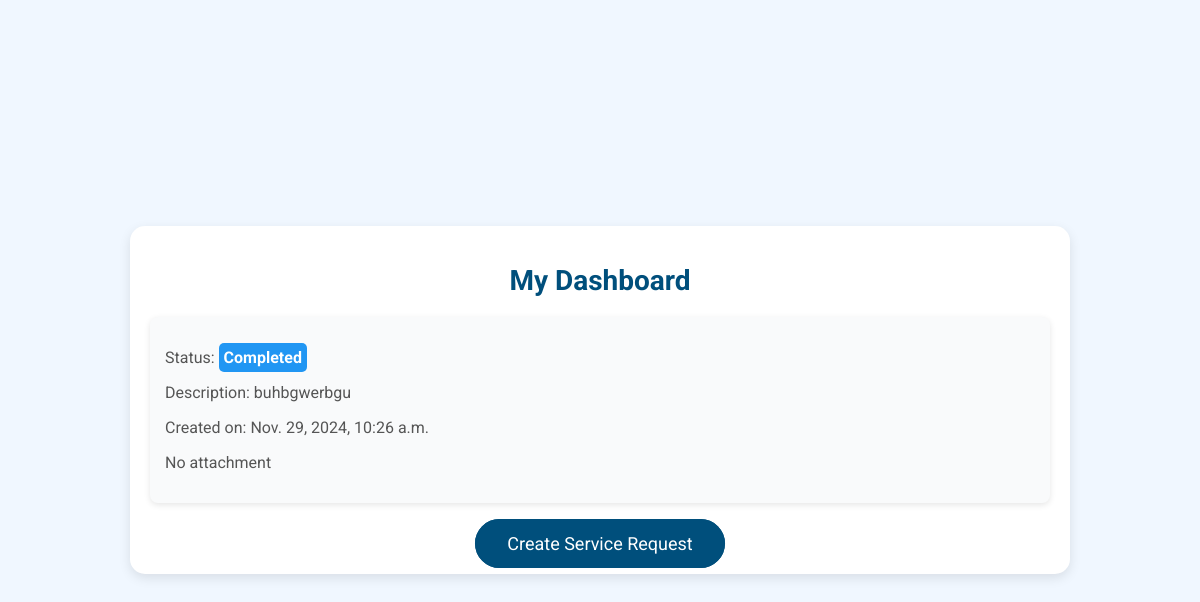
The app's page /dashboard/ (signed in) with its own data.
### main/models.py (models this page shows, shortened)
class ServiceRequest(models.Model):
    STATUS_CHOICES = [
        ('Pending', 'Pending'),
        ('In Progress', 'In Progress'),
        ('Completed', 'Completed'),
    ]
    user = models.ForeignKey(User, on_delete=models.CASCADE)
    description = models.TextField()
    created_at = models.DateTimeField(auto_now_add=True)
    status = models.CharField(max_length=20, choices=STATUS_CHOICES, default='Pending')  # Remove the second 'status'
    attachment = models.FileField(upload_to='attachments/', blank=True, null=True)  # File attachment field
    new_request_name = models.CharField(max_length=255)  # Name of the new request

### main/views.py (the view)
# urls.py: path('dashboard/', views.dashboard, name='dashboard'),
@login_required
def dashboard(request):
    if request.user.is_superuser:
        return redirect('admin_dashboard')
    requests = ServiceRequest.objects.filter(user=request.user)
    return render(request, 'main/dashboard.html', {'requests': requests})

### main/templates/main/dashboard.html (shortened to what this page needs)
<!DOCTYPE html>
<html lang="en">
<head>
</head>
<body>
    <div class="dashboard-container">
        <h1>My Dashboard</h1>
        <ul class="request-list">
            {% for request in requests %}
                <li class="request-item">
                    <div class="request-details">
                        <p>Status: <span class="status {{ request.status }}">{{ request.status }}</span></p>
                        <p>Description: {{ request.description }}</p>
                        <p>Created on: {{ request.created_at }}</p>
                        {% if request.attachment %}
                            <p><a href="{{ request.attachment.url }}" target="_blank">Download Attachment</a></p>
                        {% else %}
                            <p>No attachment</p>
                        {% endif %}
                    </div>
                </li>
            {% empty %}
                <li class="empty-message">No service requests found.</li>
            {% endfor %}
        </ul>
        <div class="create-btn-container">
            <a href="{% url 'create_request' %}">Create Service Request</a>
        </div>
    </div>
</body>
</html>

### main/templates/main/dashboard.html (style rules this page uses)
body { font-family: 'Roboto', sans-serif; background: #f0f7ff; margin: 0; padding: 0; display: flex; justify-content: center; align-items: center; min-height: 100vh; }
.dashboard-container { background: #ffffff; width: 80%; max-width: 900px; padding: 20px; border-radius: 15px; box-shadow: 0 4px 12px rgba(0, 0, 0, 0.1); }
h1 { font-size: 28px; color: #004f7c; text-align: center; margin-bottom: 20px; }
.request-list { list-style-type: none; padding: 0; }
.request-item { background: #f9fafb; padding: 15px; margin-bottom: 15px; border-radius: 8px; box-shadow: 0 2px 6px rgba(0, 0, 0, 0.1); transition: transform 0.2s ease, box-shadow 0.3s ease; }
.request-details { margin-top: 10px; font-size: 16px; color: #555; }
.status { font-weight: bold; padding: 5px; border-radius: 5px; }
.status.Completed { background-color: #2196f3; color: white; }
a { color: #004f7c; text-decoration: none; font-size: 16px; border: 2px solid #004f7c; padding: 8px 16px; border-radius: 5px; transition: background-color 0.3s ease, color 0.3s ease; }
.create-btn-container { text-align: center; margin-top: 30px; }
.create-btn-container a { font-size: 18px; background-color: #004f7c; color: white; padding: 12px 30px; border-radius: 25px; transition: background-color 0.3s ease; }

### records on screen
ServiceRequest: status "Completed", description "buhbgwerbgu", created_at "Nov. 29, 2024, 10:26 a.m.", shows "No attachment"
